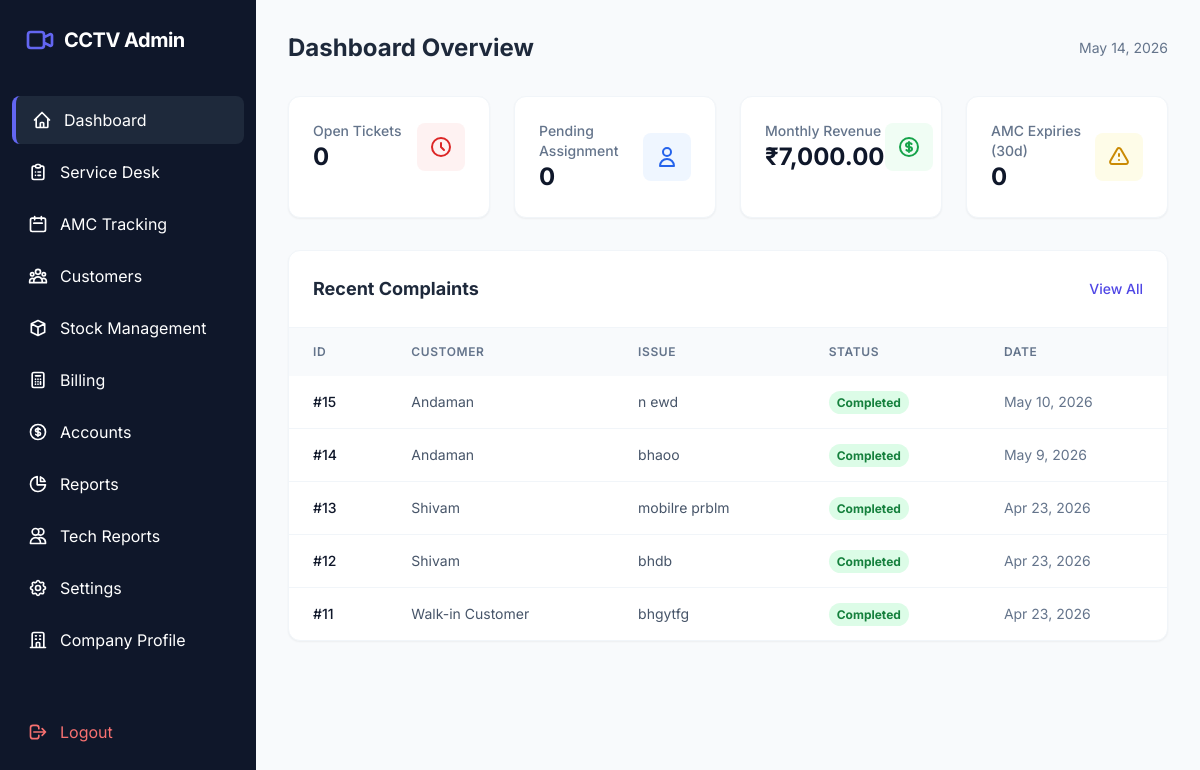
/admin/index.php (signed in), run on the app's committed database.
### tables this page shows
CREATE TABLE `complaints` (
  `id` int(11) NOT NULL,
  `customer_id` int(11) DEFAULT NULL,
  `assigned_tech_id` int(11) DEFAULT NULL,
  `issue_description` text NOT NULL,
  `priority` enum('Low','Medium','High') DEFAULT 'Medium',
  `status` enum('Open','Assigned','In-Progress','Completed','Closed') DEFAULT 'Open',
  `tech_remarks` text DEFAULT NULL,
  `parts_consumed` longtext DEFAULT NULL COMMENT 'Stores array of {product_id, qty, price}' CHECK (json_valid(`parts_consumed`)),
  `photo_before` varchar(255) DEFAULT NULL,
  `photo_after` varchar(255) DEFAULT NULL,
  `created_at` timestamp NOT NULL DEFAULT current_timestamp(),
  `assigned_at` datetime DEFAULT NULL,
  `started_at` datetime DEFAULT NULL,
  `completed_at` datetime DEFAULT NULL
);

CREATE TABLE `customers` (
  `id` int(11) NOT NULL,
  `customer_name` varchar(150) NOT NULL,
  `phone` varchar(15) NOT NULL,
  `address` text NOT NULL,
  `gst_number` varchar(20) DEFAULT NULL,
  `has_active_amc` tinyint(1) DEFAULT 0,
  `created_at` timestamp NOT NULL DEFAULT current_timestamp()
);

### admin/index.php (the view, shortened to what this page needs)
<?php
require_once '../includes/db_connect.php';
require_once '../includes/header.php';
try {
    $openTickets = $pdo->query("SELECT COUNT(*) FROM complaints WHERE status = 'Open'")->fetchColumn();
    $pendingAssignments = $pdo->query("SELECT COUNT(*) FROM complaints WHERE assigned_tech_id IS NULL")->fetchColumn();
    $revenue = $pdo->query("SELECT SUM(grand_total) FROM invoices WHERE payment_status = 'Paid' AND MONTH(created_at) = MONTH(CURRENT_DATE()) AND YEAR(created_at) = YEAR(CURRENT_DATE())")->fetchColumn() ?? 0;
    $amcExpiries = $pdo->query("SELECT COUNT(*) FROM amc_contracts WHERE end_date BETWEEN CURRENT_DATE() AND DATE_ADD(CURRENT_DATE(), INTERVAL 30 DAY)")->fetchColumn();
    $stmt = $pdo->query("SELECT c.*, cust.customer_name FROM complaints c JOIN customers cust ON c.customer_id = cust.id ORDER BY c.created_at DESC LIMIT 5");
    $recentComplaints = $stmt->fetchAll();
} catch (PDOException $e) {
    echo "Error: " . $e->getMessage();
}
?>
<div class="space-y-8">
    <div class="flex items-center justify-between">
        <h2 class="text-2xl font-bold text-slate-800">Dashboard Overview</h2>
        <span class="text-sm text-slate-500"><?php echo date('F j, Y'); ?></span>
    </div>
    <div class="grid grid-cols-1 md:grid-cols-2 lg:grid-cols-4 gap-6">
        <div class="bg-white p-6 rounded-xl shadow-sm border border-slate-100">
            <div class="flex items-center justify-between">
                <div>
                    <p class="text-sm font-medium text-slate-500">Open Tickets</p>
                    <p class="text-2xl font-bold text-slate-900"><?php echo $openTickets; ?></p>
                </div>
                <div class="p-3 bg-red-50 rounded-lg text-red-600">
                    <svg xmlns="http://www.w3.org/2000/svg" class="h-6 w-6" fill="none" viewBox="0 0 24 24" stroke="currentColor"><path stroke-linecap="round" stroke-linejoin="round" stroke-width="2" d="M12 8v4l3 3m6-3a9 9 0 11-18 0 9 9 0 0118 0z" /></svg>
                </div>
            </div>
        </div>
        <div class="bg-white p-6 rounded-xl shadow-sm border border-slate-100">
            <div class="flex items-center justify-between">
                <div>
                    <p class="text-sm font-medium text-slate-500">Pending Assignment</p>
                    <p class="text-2xl font-bold text-slate-900"><?php echo $pendingAssignments; ?></p>
                </div>
                <div class="p-3 bg-blue-50 rounded-lg text-blue-600">
                    <svg xmlns="http://www.w3.org/2000/svg" class="h-6 w-6" fill="none" viewBox="0 0 24 24" stroke="currentColor"><path stroke-linecap="round" stroke-linejoin="round" stroke-width="2" d="M16 7a4 4 0 11-8 0 4 4 0 018 0zM12 14a7 7 0 00-7 7h14a7 7 0 00-7-7z" /></svg>
                </div>
            </div>
        </div>
        <div class="bg-white p-6 rounded-xl shadow-sm border border-slate-100">
            <div class="flex items-center justify-between">
                <div>
                    <p class="text-sm font-medium text-slate-500">Monthly Revenue</p>
                    <p class="text-2xl font-bold text-slate-900">₹<?php echo number_format($revenue, 2); ?></p>
                </div>
                <div class="p-3 bg-green-50 rounded-lg text-green-600">
                </div>
            </div>
        </div>
        <div class="bg-white p-6 rounded-xl shadow-sm border border-slate-100">
            <div class="flex items-center justify-between">
                <div>
                    <p class="text-sm font-medium text-slate-500">AMC Expiries (30d)</p>
                    <p class="text-2xl font-bold text-slate-900"><?php echo $amcExpiries; ?></p>
                </div>
                <div class="p-3 bg-yellow-50 rounded-lg text-yellow-600">
                </div>
            </div>
        </div>
    </div>
    <div class="bg-white rounded-xl shadow-sm border border-slate-100">
        <div class="p-6 border-b border-slate-100 flex items-center justify-between">
            <h3 class="text-lg font-bold text-slate-800">Recent Complaints</h3>
            <a href="complaints.php" class="text-sm font-medium text-indigo-600 hover:text-indigo-500">View All</a>
        </div>
        <div class="overflow-x-auto">
            <table class="w-full text-left">
                <thead>
                    <tr class="bg-slate-50 text-slate-500 text-xs uppercase tracking-wider">
                        <th class="px-6 py-4 font-semibold">ID</th>
                        <th class="px-6 py-4 font-semibold">Customer</th>
                        <th class="px-6 py-4 font-semibold">Issue</th>
                        <th class="px-6 py-4 font-semibold">Status</th>
                        <th class="px-6 py-4 font-semibold">Date</th>
                    </tr>
                </thead>
                <tbody class="divide-y divide-slate-100">
                    <?php if (empty($recentComplaints)): ?>
                        <tr><td colspan="5" class="px-6 py-8 text-center text-slate-400">No recent complaints found.</td></tr>
                    <?php else: ?>
                        <?php foreach ($recentComplaints as $complaint): ?>
                        <tr class="hover:bg-slate-50 transition">
                            <td class="px-6 py-4 text-sm font-medium text-slate-900">#<?php echo $complaint['id']; ?></td>
                            <td class="px-6 py-4 text-sm text-slate-600"><?php echo htmlspecialchars($complaint['customer_name']); ?></td>
                            <td class="px-6 py-4 text-sm text-slate-600 truncate max-w-xs"><?php echo htmlspecialchars($complaint['issue_description']); ?></td>
                            <td class="px-6 py-4 text-sm">
                                <?php
                                    $statusClasses = [
                                        'Open' => 'bg-red-100 text-red-700',
                                        'Assigned' => 'bg-blue-100 text-blue-700',
                                        'In-Progress' => 'bg-yellow-100 text-yellow-700',
                                        'Completed' => 'bg-green-100 text-green-700',
                                        'Closed' => 'bg-slate-100 text-slate-700',
                                    ];
                                    $class = $statusClasses[$complaint['status']] ?? 'bg-slate-100 text-slate-700';
                                ?>
                                <span class="px-2 py-1 rounded-full text-xs font-bold <?php echo $class; ?>">
                                    <?php echo $complaint['status']; ?>
                                </span>
                            </td>
                            <td class="px-6 py-4 text-sm text-slate-500"><?php echo date('M j, Y', strtotime($complaint['created_at'])); ?></td>
                        </tr>
                        <?php endforeach; ?>
                    <?php endif; ?>
                </tbody>
            </table>
        </div>
    </div>
</div>
<?php require_once '../includes/footer.php'; ?>

### includes/header.php (style rules this page uses)
body { font-family: 'Inter', sans-serif; }

### data on the page
complaints: id "15", customer.customer_name "Andaman", issue_description "n ewd", status "Completed", created_at "May 10, 2026"
complaints: id "14", customer.customer_name "Andaman", issue_description "bhaoo", status "Completed", created_at "May 9, 2026"
complaints: id "13", customer.customer_name "Shivam", issue_description "mobilre prblm", status "Completed", created_at "Apr 23, 2026"
complaints: id "12", customer.customer_name "Shivam", issue_description "bhdb", status "Completed", created_at "Apr 23, 2026"
complaints: id "11", customer.customer_name "Walk-in Customer", issue_description "bhgytfg", status "Completed", created_at "Apr 23, 2026"

### other printed values
$openTickets "0"
$pendingAssignments "0"
$revenue "7,000.00"
$amcExpiries "0"
